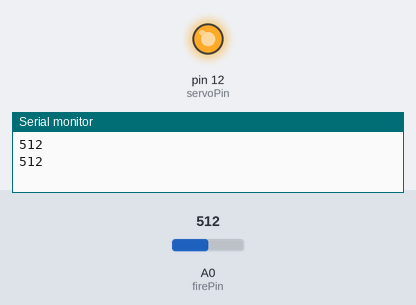
A sketch run on a simulated Arduino Uno, built with avr-gcc and run on an emulated ATmega328P. Parts: output pins drawn as LEDs (lit = HIGH), the last lines printed to the serial monitor. The test bench sets the inputs (shaded band); at power-on: A0 (firePin) = 512.

Above: at 1.2 s.
1.3 s: A0 (firePin) set to 987
3.2 s: A0 (firePin) set to 1008
At 4.9 s:
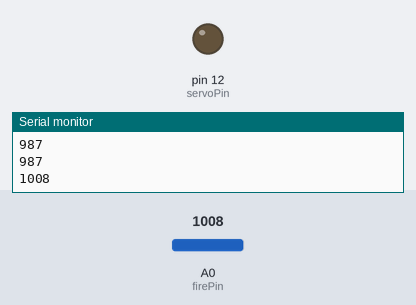
5.5 s: A0 (firePin) set to 900
At 6.5 s:
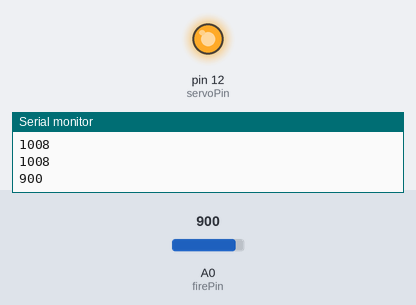
7.5 s: A0 (firePin) set to 1023
At 9.2 s:
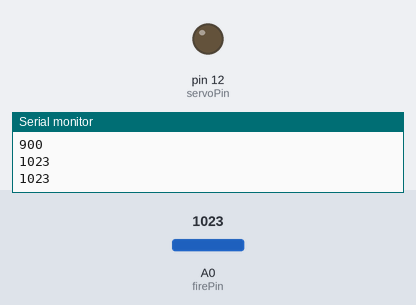
Timing chart, 0 to 10.5 s (numbered marks = the images above; inputs shaded):
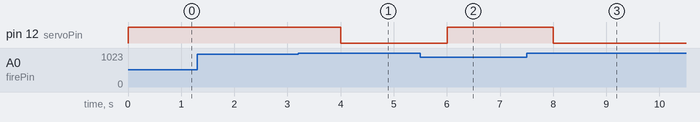

The sketch:

fire_with_motor.ino
```cpp
int servoPin = 12;
int firePin = 0;
int fire = 1000;

void setup()
{
  Serial.begin(9600);
  pinMode(servoPin, OUTPUT);
}

void loop()
{
  Serial.println(analogRead(firePin));
  if(analogRead(firePin) < fire)
  {
    digitalWrite(servoPin, HIGH);
  }
  else
  {
    digitalWrite(servoPin, LOW);
  }
  delay(1000);

}
```

Measured:
- the behaviour switches between 999 and 1000 on A0 (firePin) (found by bisection; images 0 and 1)
- after the input at 3.2 s, pin 12 (servoPin): HIGH → LOW after 0.80 s
- after the input at 5.5 s, pin 12 (servoPin): LOW → HIGH after 0.50 s
- after the input at 7.5 s, pin 12 (servoPin): HIGH → LOW after 0.50 s
